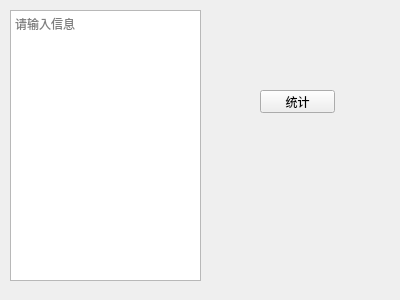
<?xml version="1.0" encoding="UTF-8"?>
<ui version="4.0">
 <class>Form</class>
 <widget class="QWidget" name="Form">
  <property name="geometry">
   <rect>
    <x>0</x>
    <y>0</y>
    <width>400</width>
    <height>300</height>
   </rect>
  </property>
  <property name="windowTitle">
   <string>信息统计</string>
  </property>
  <widget class="QPlainTextEdit" name="textEdit">
   <property name="geometry">
    <rect>
     <x>10</x>
     <y>10</y>
     <width>191</width>
     <height>271</height>
    </rect>
   </property>
   <property name="placeholderText">
    <string>请输入信息</string>
   </property>
  </widget>
  <widget class="QPushButton" name="button">
   <property name="geometry">
    <rect>
     <x>260</x>
     <y>90</y>
     <width>75</width>
     <height>23</height>
    </rect>
   </property>
   <property name="text">
    <string>统计</string>
   </property>
  </widget>
 </widget>
 <resources/>
 <connections/>
</ui>
